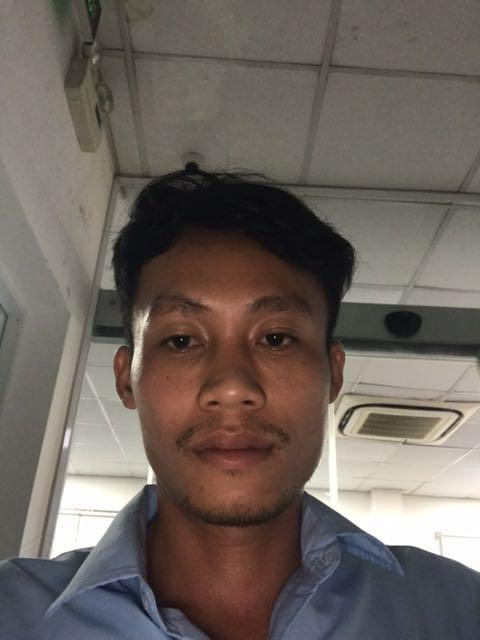
#> input picture api_employee_faces/1109415276.jpg, 480 x 640 px
$ python -i api_face_attendance.py   (imports and definitions only)
#> lines starting #> are read from the running program, lines starting #| are printed output that depends on the picture
"""
=============================================================================
HỆ THỐNG ĐIỂM DANH & NHẬN DIỆN KHUÔN MẶT CAMERA THỜI GIAN THỰC (AI FACE ATTENDANCE)
GIAO DIỆN LƯỚI ĐA CAMERA HIỆN ĐẠI - 2 TÔNG MÀU SÁNG TRẮNG & XANH DƯƠNG DOANH NGHIỆP
TỐI ƯU HIỆU NĂNG CAO (25 - 30 FPS) - KHẮC PHỤC TRIỆT ĐỂ MỜ HÌNH & LAG FPS
=============================================================================
Tích hợp API: Getdata_List_Employee_Full (HMAC-MD5 Token Authentication)
Hiển thị thẻ thông tin nhân sự (Profile Card) chuẩn tiếng Việt:
- FullName (Họ và tên)
- Dept_Name (Phòng ban)
- Name_Role (Chức danh)
- Company_Name (Công ty)
- SalaryClassName (Ngạch lương)
- EmployeeStatus_Name (Trạng thái nhân sự)
Các trường khác được giữ lại sẵn nhưng để comment (#) theo yêu cầu.
=============================================================================
"""

import os
import cv2
import sys
import glob
import time
import json
import hmac
import hashlib
import pickle
import threading
import requests
import numpy as np
from datetime import datetime
from concurrent.futures import ThreadPoolExecutor
from PIL import Image, ImageDraw, ImageFont

# Đảm bảo console Windows in tiếng Việt UTF-8 không bị lỗi charmap
# [4 lines not run here, left out]
os.environ["OPENCV_FFMPEG_CAPTURE_OPTIONS"] = "rtsp_transport;tcp|hwaccel;d3d11va"

# Đường dẫn thư mục
BASE_DIR = os.path.dirname(os.path.abspath(__file__))
MODEL_DIR = os.path.join(BASE_DIR, "models")
YUNET_PATH = os.path.join(MODEL_DIR, "face_detection_yunet.onnx")
SFACE_PATH = os.path.join(MODEL_DIR, "face_recognition_sface.onnx")

API_FACES_DIR = os.path.join(BASE_DIR, "api_employee_faces")
CACHE_JSON_PATH = os.path.join(BASE_DIR, "api_employees_cache.json")
EMBEDDINGS_PKL_PATH = os.path.join(BASE_DIR, "api_face_embeddings.pkl")
ATTENDANCE_LOG_PATH = os.path.join(BASE_DIR, "attendance_api_log.csv")

# Thư mục lưu snapshot người lạ (stranger)
STRANGER_DIR = os.path.join(BASE_DIR, "stranger_snapshots")
STRANGER_LOG_PATH = os.path.join(BASE_DIR, "stranger_log.csv")
# [1 line not run here, left out]

# Cấu hình Camera
CAMERA_SOURCES = [
    {
        "id": 1,
        "name": "CAM 01 - PHÒNG GPL",
        "url": "rtsp://admin:1234Admin@192.168.100.4:554/cam/realmonitor?channel=1&subtype=0"
    },
    {
        "id": 2,
        "name": "CAM 02 - NHÀ ĂN",
        "url": "rtsp://admin:1234admin@192.168.100.125:554/cam/realmonitor?channel=1&subtype=0"
    }
]

# Cấu hình nhận diện chính xác cao
MATCH_THRESHOLD = 0.47     # Ngưỡng Cosine >= 75% để loại bỏ nhận diện nhầm
ATTENDANCE_COOLDOWN = 60   # Giây không ghi log trùng
STRANGER_COOLDOWN = 90     # Giây không ghi lại cùng 1 vùng mặt người lạ

# =============================================================================
# BỘ LỌC WHITELIST NHÂN VIÊN VPTCT (Văn Phòng Tổng Công Ty)
# Chỉ so sánh nhận diện với những nhóm người này để tăng chính xác,
# giảm false-positive, phát hiện người lạ đúng hơn.
# =============================================================================

# Phòng ban/đơn vị thuộc VPTCT — CÀI ĐẶT theo thực tế hệ thống nhân sự
WHITELIST_DEPT_KEYWORDS = [
    "BAN GIÁM ĐỐC", "BAN GĐ", "BAN NỘI CHÍNH", "BAN KẾ TOÁN",
    "BAN HẠ TẦNG CNTT", "BAN PHÁP CHẾ", "BAN NHÂN SỰ", "BAN BÁO GIÁ",
    "BAN VĂN PHÒNG CHỦ TỊCH", "PHÒNG GPL", "PHÒNG LẬP TRÌNH WEBAPP",
    "PHÒNG CHẤT LƯỢNG HỆ THỐNG", "PHÒNG PHÂN TÍCH NGHIỆP VỤ",
    "TỔ THIẾT KẾ", "TỔ TUYỂN DỤNG", "BAN CUNG ỨNG",
    "BAN SỰ KIỆN", "BAN BẢO VỆ", "TRUNG TÂM CHĂM SÓC KHÁCH HÀNG",
    "BAN XÂY DỰNG CƠ BẢN", "OCSA", "TỔ CHỨNG TỪ", "TỔNG QUẢN LÝ",
    "TRUNG TÂM ĐIỀU PHỐI DỊCH VỤ",
]

# Từ khóa ngạch lương cấp cao (Ngạch I → IV) — luôn trong whitelist
WHITELIST_SALARY_GRADES = ["Ngạch I", "Ngạch II", "Ngạch III", "Ngạch IV"]

# Từ khóa chức danh / vai trò — luôn trong whitelist dù ở đơn vị nào
WHITELIST_ROLE_KEYWORDS = [
    "Giám Đốc", "Giám đốc", "giám đốc",
    "Phó Giám Đốc", "Phó GĐ", "Phó giám",
    "Tổng Giám Đốc", "Phó Tổng",
    "Trưởng", "Phó ban", "Phó Trưởng",
    "Thư ký", "Trợ lý", "Cố vấn",
    "Tổ trưởng", "Tổ phó",
    "Quyền Phó",
]


# =============================================================================
# 1. MODULE ĐỒNG BỘ DỮ LIỆU NHÂN SỰ TỪ API (HMAC-MD5 TOKEN)
# =============================================================================
class EmployeeAPIManager:
    # [119 lines left out: functions __init__, _convert_json, fetch_employees_from_api, sync_face_images, not called in this run]


# =============================================================================
# 2. BỘ THU LUỒNG RTSP MƯỢT MÀ KHÔNG DELAY (DEDICATED THREAD)
# =============================================================================
class RTSPCapture:
    # [54 lines left out: functions __init__, _update, read_latest, release, not called in this run]


# =============================================================================
# 3. HỆ THỐNG NHẬN DIỆN KHUÔN MẶT & RENDER GIAO DIỆN HIỆU NĂNG CAO
# =============================================================================
class APIFaceAttendanceSystem:
    def __init__(self):
        print("=" * 75)
        print("  KHỞI TẠO HỆ THỐNG NHẬN DIỆN KHUÔN MẶT ĐỒNG BỘ API NHÂN SỰ")
        print("=" * 75)

        # 1. Khởi tạo AI YuNet & SFace trên GPU OpenCL
        if not os.path.exists(YUNET_PATH) or not os.path.exists(SFACE_PATH):
            raise FileNotFoundError(f"Không tìm thấy mô hình AI trong {MODEL_DIR}")

        print("[1/4] Đang nạp mô hình AI YuNet và SFace (GPU OpenCL)...")
        self.detector = cv2.FaceDetectorYN.create(
            YUNET_PATH, "", (320, 320),
            score_threshold=0.75,
            nms_threshold=0.3,
            top_k=5000,
            backend_id=cv2.dnn.DNN_BACKEND_OPENCV,
            target_id=cv2.dnn.DNN_TARGET_OPENCL
        )
        self.recognizer = cv2.FaceRecognizerSF.create(
            SFACE_PATH, "",
            backend_id=cv2.dnn.DNN_BACKEND_OPENCV,
            target_id=cv2.dnn.DNN_TARGET_OPENCL
        )

        # 2. Đồng bộ dữ liệu nhân viên từ API
        print("[2/4] Đang đồng bộ thông tin nhân sự từ API...")
        self.api_mgr = EmployeeAPIManager()
        self.employees = self.api_mgr.fetch_employees_from_api()
        self.api_mgr.sync_face_images(self.employees)

        # 3. Nạp và mã hóa vector khuôn mặt vào RAM
        print("[3/4] Đang nạp và trích xuất đặc trưng khuôn mặt vào bộ nhớ...")
        self.database = {}
        self.load_or_build_embeddings()

        # 4. Trạng thái nhận diện & bộ đệm
        self.active_card = None
        self.last_checkin_times = {}
        self.match_streak = {}
        self.recent_logs = []
        self._load_recent_logs_from_csv()

        # 5. KHỞI TẠO CẤU HÌNH GIAO DIỆN FULL HD HIỆU NĂNG CAO (1920x1080)
        print("[4/4] Khởi tạo bộ nhớ đệm đồ họa giao diện siêu tốc...")
        self.W, self.H = 1920, 1080
        self._init_cached_fonts()
        self._build_static_templates()
        self._update_cached_table_img()
        self.cached_card_img = None
        self.cached_card_emp_id = None

    # [845 lines left out: functions _init_cached_fonts, _build_static_templates, _update_cached_table_img, _render_employee_card_overlay, _load_recent_logs_from_csv, _is_in_whitelist and 10 more, not called in this run]


# [3 lines not run here, left out]

>>> import cv2
>>> picture = cv2.imread('api_employee_faces/1109415276.jpg', cv2.IMREAD_GRAYSCALE)
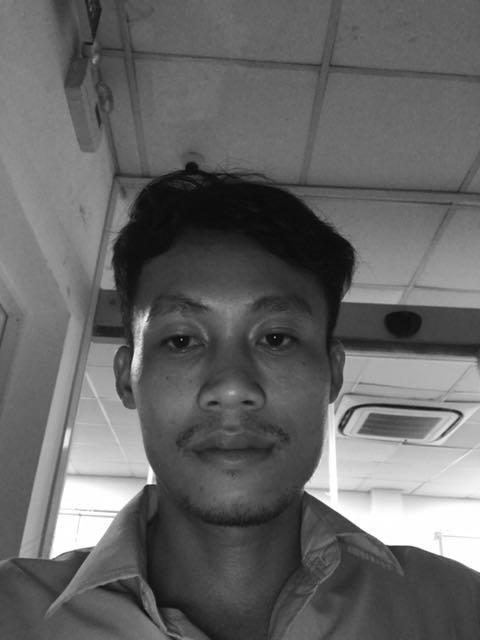
#> picture: shape (640, 480); min 0, max 255, mean 101.8
#> (the run stopped early here; a loop or call above may not have finished)

$ run again, on api_employee_faces/1116917679.jpg
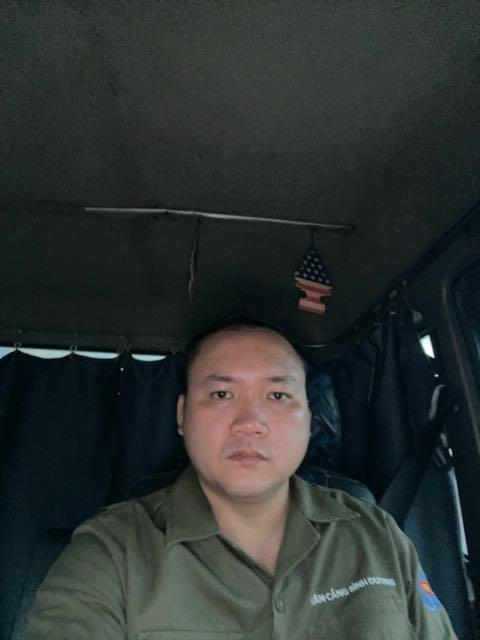
#> input picture api_employee_faces/1116917679.jpg, 480 x 640 px
#> `picture = cv2.imread('api_employee_faces/1109415276.jpg', cv2.IMREAD_G..`:
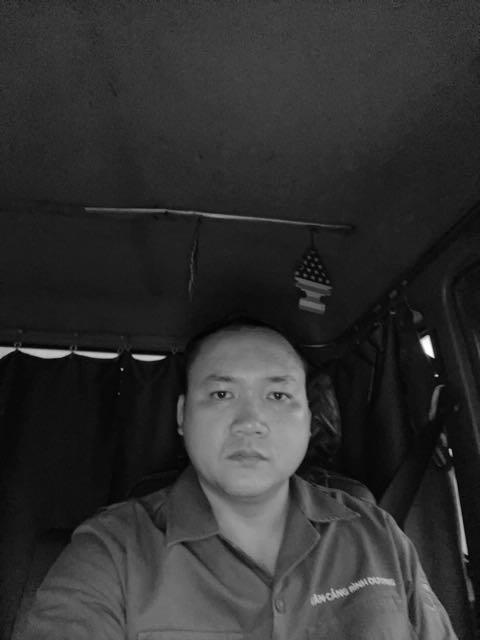
#> picture: shape (640, 480); min 0, max 255, mean 48.8

$ run again, on api_employee_faces/1177477404.jpg
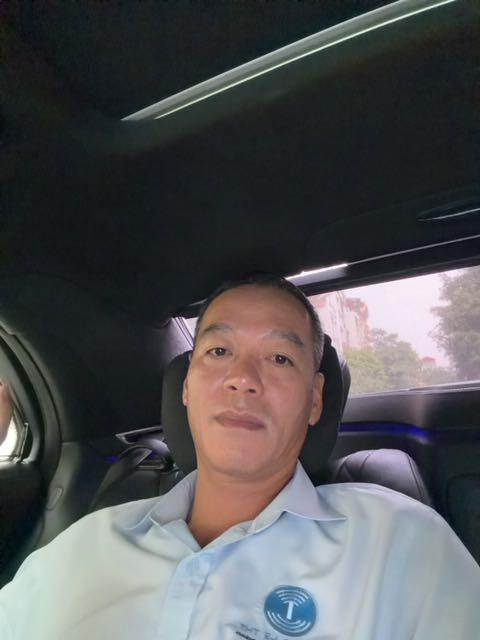
#> input picture api_employee_faces/1177477404.jpg, 480 x 640 px
#> `picture = cv2.imread('api_employee_faces/1109415276.jpg', cv2.IMREAD_G..`:
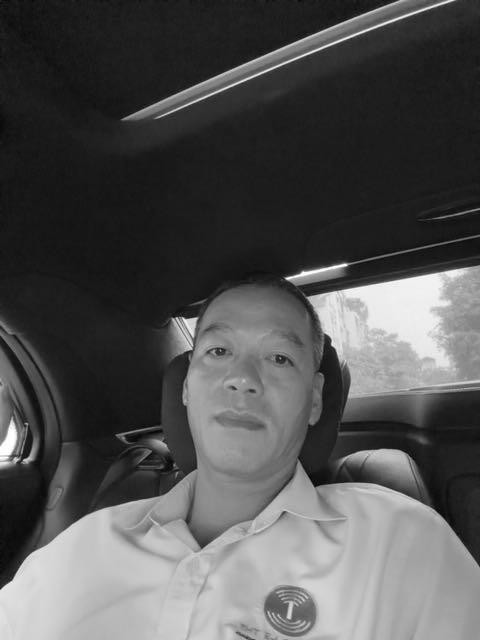
#> picture: shape (640, 480); min 0, max 255, mean 82.5

$ run again, on api_employee_faces/1179259391.jpg
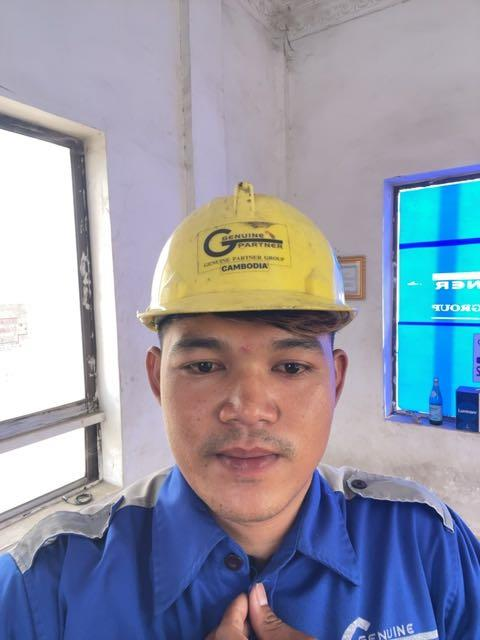
#> input picture api_employee_faces/1179259391.jpg, 480 x 640 px
#> `picture = cv2.imread('api_employee_faces/1109415276.jpg', cv2.IMREAD_G..`:
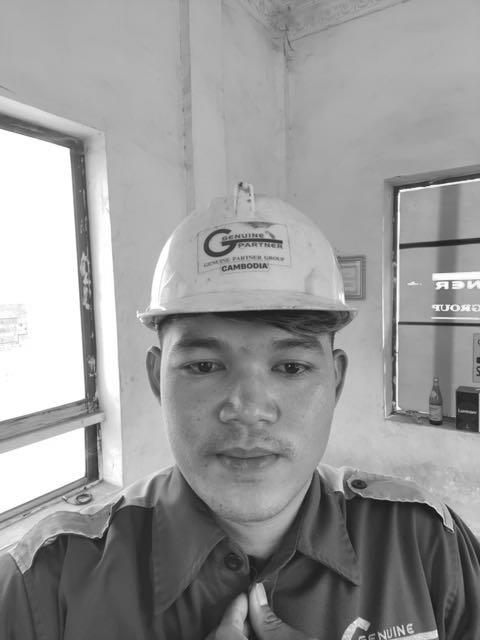
#> picture: shape (640, 480); min 7, max 255, mean 152.3
